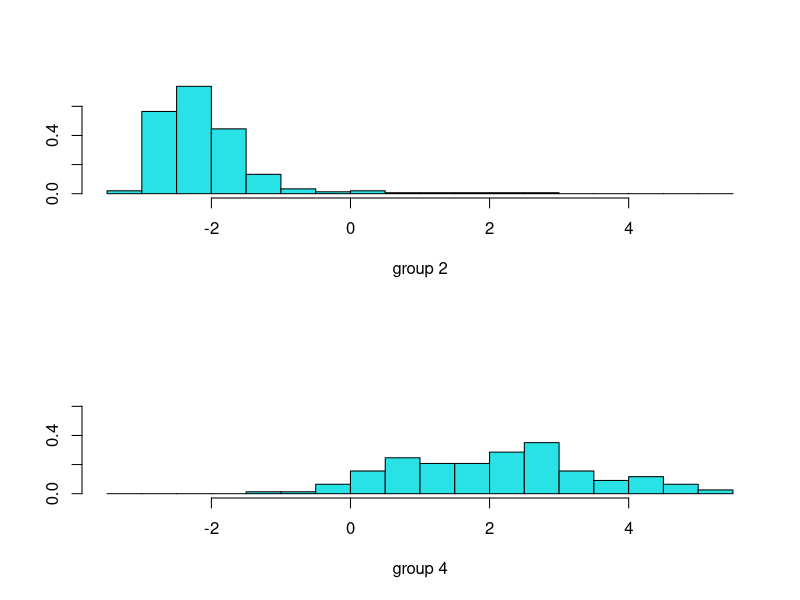
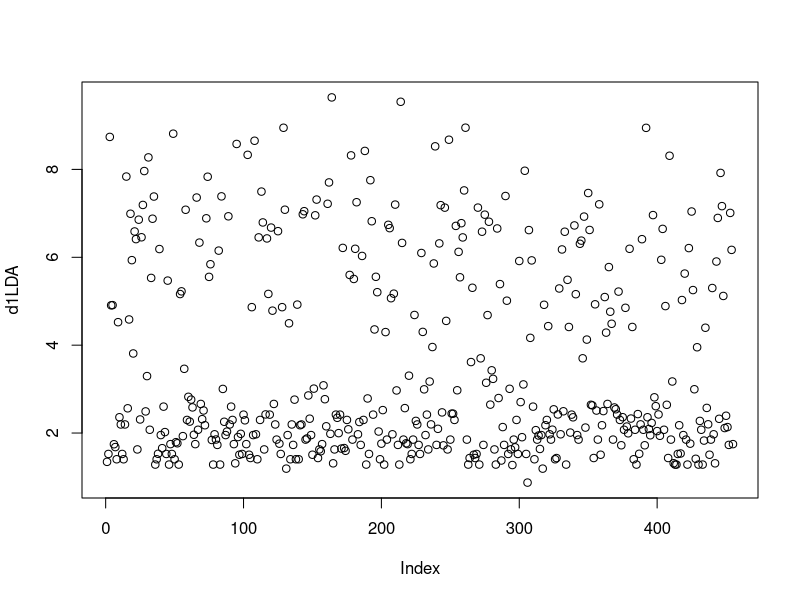

Generate these figures, in order, with R:
#####################################################
## Breast Cancer Wisconsin (Diagnostic) Data Set   ##
##  LDA/QDA/NaiveBayes/kNN                         ##
## version of January, 2016                        ## 
#####################################################

library(MASS) 

# Set working directory
data.clean <- read.csv(file = "data.clean.csv", header = TRUE)
summary(data.clean)

# Convertirmos los datos en dataframes
data.clean <- as.data.frame(data.clean)

# pairs(data.clean, main="Breast Cancer Wisconsin", pch=22, 
#      bg=c("red", "green")[unclass(data.clean$clase)])

#######
# LDA #
#######

## Now we assume gaussianity with equal covariance matrices and use LDA:
## Note the priors can be changed at will; if unspecified, estimates
## from the supplied data will be used

# Separamos aleatoriamente en dos conjuntos. Conjunto de test y conjunto de entrenamiento.
set.seed(43)
learn <- sample(1:nrow(data.clean), round(2*nrow(data.clean)/3))
data.train <- data.clean[learn,]
data.test <- data.clean[-learn,]

data.lda <- lda(clase ~ ., prior = c(1,1)/2, data = data.train)

### LDA can be used for dimension reduction by plotting the data as given by the discriminant functions; these are the a_k(x) as seen in class

## lda prints discriminant functions based on centered (but not standardized) variables
## The "proportion of trace" that is printed is the proportion of between-class variance that is explained by successive discriminant functions
## the list element 'class' gives the predicted class 
## The list element 'posterior' holds posterior probabilities  

data.lda 

# Now we project the data in two new axes 
# (scatter plot using the two discriminant dimensions)
# These new dimensions are linear combinations of the original 4 measurements

plot(data.lda)

# We can explicitly compute the projected data (the new coordinates)
# To illustrate, we just compute projections onto the first LD

# for LDA, this amounts to y = w_1^T x, where w_1 is LD1 in R
d1LDA <- data.train$espesor * data.lda$scaling[1] + data.train$uniformidad_tamano * data.lda$scaling[2] +
        data.train$uniformidad_forma * data.lda$scaling[3] + data.train$adesion_marginal * data.lda$scaling[4] +
        data.train$tamano_celula_unica * data.lda$scaling[5] + data.train$nucleos_bare * data.lda$scaling[6] +
        data.train$cromatina * data.lda$scaling[7] + data.train$nucleos_normales * data.lda$scaling[8] +
        data.train$mitosis * data.lda$scaling[9]
plot(d1LDA)

# which corresponds to the LD1 axis on the previous plot

### PART2: Using LDA for classification

## comparing LDA's prediction with the targets in the data, we get the apparent (a.k.a. training) error (optimistic!)

predict(data.lda, data.train)$class

## we may also have a look at

predict(data.lda, data.train)$posterior # the posterior probabilities

## Assessment of predictive accuracy via LOOCV (leave-one-out cross-validation)
# Some form of cross-validation is necessary if we want to select one model against others

# The idea is to extract one example, build a model with the remaining N-1 and make the model predict the left out example.
# Then change the example and repeat analogously for all of them. As you can see, this process creates N validation sets of size 1.
# The reported result is the fraction of errors (wrongly predicted examples)

# If CV=TRUE, the method returns results (classes and posterior probabilities) for LOOCV.
# Note that if the prior is estimated, the proportions in the whole dataset are used.

data.lda.cv <- lda(clase ~ ., prior = c(1,1)/2, data = data.train, CV=TRUE) 
summary(data.lda.cv$class)

tab <- table(data.clean$clase[learn], data.lda.cv$class)  
(error.LOOCV <- 100*(1-sum(tab[row(tab)==col(tab)])/sum(tab)))

# If a formula is given as the principal argument the object may be modified using update()
# Example: omit Petal.W from the model and re-evaluate

data.lda.cv.benigno <- update(data.lda.cv, . ~ . - Benigno)

tab <- table(data.clean$clase[learn], data.lda.cv.benigno$class)  
(error.LOOCV <- 100*(1-sum(tab[row(tab)==col(tab)])/sum(tab)))

## Now switch to QDA

data.qda.cv <- qda(clase ~ ., prior = c(1,1)/2, data = data.train, CV=TRUE) 
summary(data.qda.cv$class)

tab <- table(data.clean$clase[learn], data.qda.cv$class)  
(error.LOOCV <- 100*(1-sum(tab[row(tab)==col(tab)])/sum(tab)))

# El error para LDA es menor que para QDA y por lo tanto es que le vamos a usar

## Since the LOOCV error for LDA and QDA are equal, we select LDA because it is the less complex, 
## and refit it in the whole training set (that is, no LOOCV)
## In general, we should choose the model with smaller LOOCV

data.lda <- lda(clase ~ ., prior = c(1,1)/2, data = data.train)

## and use it to predict the test set (we get an estimation of true error)

## Now create the predictions in the test set

lda.predictions <- predict(data.lda, data.test)
lda.predictions$class

## and compute the error

tab <- table(data.clean$clase[-learn], lda.predictions$class)  
(error.TE <- 100*(1-sum(tab[row(tab)==col(tab)])/sum(tab)))


####################################################################
## Example 2: Visualizing and classifying wines with LDA and QDA
####################################################################